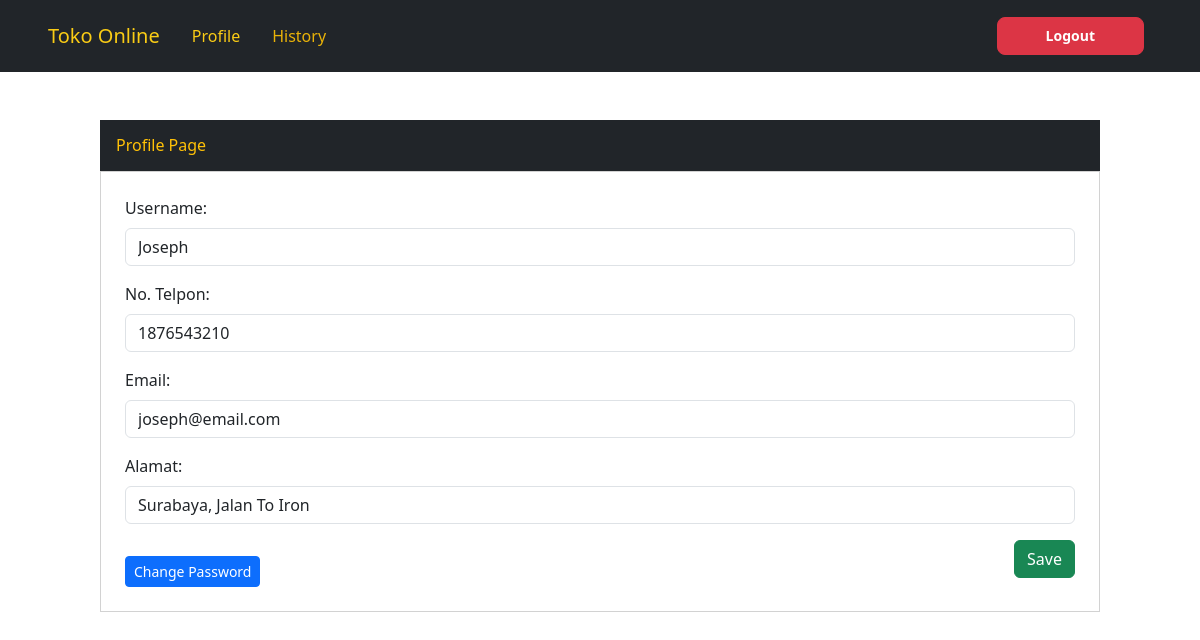
Page /profil.php (signed in) on the committed database.
### tables this page shows
CREATE TABLE `users` (
  `user_id` int(10) NOT NULL,
  `username` text NOT NULL,
  `password` text NOT NULL,
  `user_telp` text NOT NULL,
  `email` text NOT NULL,
  `alamat` text NOT NULL,
  `isAdmin` tinyint(1) NOT NULL
);

### profil.php (the view, shortened to what this page needs)
<?php
require_once 'connect.php';
$user_id = $_SESSION['user_id'];
$query = "SELECT username, user_telp, email, alamat FROM users WHERE user_id = ?";
$stmt = $mysqli->prepare($query);
$stmt->bind_param("i", $user_id);
$stmt->execute();
$result = $stmt->get_result();
$user_data = $result->fetch_assoc();
?>
<!doctype html>
<html lang="en">
<head>
    <link href="https://cdn.jsdelivr.net/npm/bootstrap@5.3.3/dist/css/bootstrap.min.css" rel="stylesheet"
>
    <script src="https://cdn.tailwindcss.com"></script>
</head>
<body>
    <?php include 'nav.php'; ?>
    <div class="container py-5">
        <h1 class="mb-0 bg-dark text-warning p-3">Profile Page</h1>
        <div class="card p-4 rounded-0">
            <form method="post">
            <form method="post">
                <div class="mb-3">
                    <label for="username" class="form-label">Username:</label>
                    <input type="text" name="username" id="username" class="form-control" value="<?php echo htmlspecialchars($user_data['username']); ?>">
                </div>
                <div class="mb-3">
                    <label for="user_telp" class="form-label">No. Telpon:</label>
                    <input type="text" name="user_telp" id="user_telp" class="form-control" value="<?php echo htmlspecialchars($user_data['user_telp']); ?>">
                </div>
                <div class="mb-3">
                    <label for="email" class="form-label">Email:</label>
                    <input type="email" name="email" id="email" class="form-control" value="<?php echo htmlspecialchars($user_data['email']); ?>">
                </div>
                <div class="mb-3">
                    <label for="alamat" class="form-label">Alamat:</label>
                    <input type="text" name="alamat" id="alamat" class="form-control" value="<?php echo htmlspecialchars($user_data['alamat']); ?>">
                </div>
                <button type="submit" class="btn btn-success" style="float: right">Save</button>
                <button type="button" class="btn btn-primary btn-sm mt-3 d-inline-block" data-bs-toggle="modal" data-bs-target="#changePasswordModal">Change Password</button>
            </form>
        </div>
    </div>
</body>
</html>

### rows in the picture
users: username "Joseph", user_telp "1876543210", email "joseph@email.com", alamat "Surabaya, Jalan To Iron"
